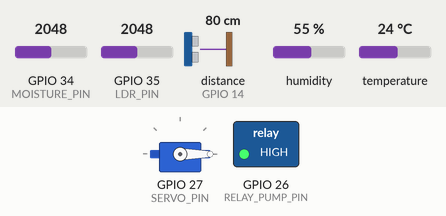
Recording of a sketch running on a simulated ESP32. On the bench: servo, switched loads named in the sketch (green lamp = pin HIGH). Wiring (inferred from the names in the program): ultrasonic range finder: trigger GPIO 12; echo GPIO 14. The inputs (shaded band) are chosen by the test bench; at power-on: temperature 24 °C, GPIO 34 (MOISTURE_PIN) = 2048, GPIO 35 (LDR_PIN) = 2048, distance to the obstacle (sensor on GPIO 14) 80 cm, humidity 55 %. The echo pulse lasts 58.3 µs per cm; WiFi joins after 1.5 s; servers stay silent unless stated; uploads are accepted with an empty reply; pins used as bus, display or sensor lines are not drawn; what the sketch prints to the serial monitor is not drawn.

Above: at 3.2 s.
3.3 s: temperature set to 29 °C
6.2 s: temperature set to 32 °C
At 11.5 s:
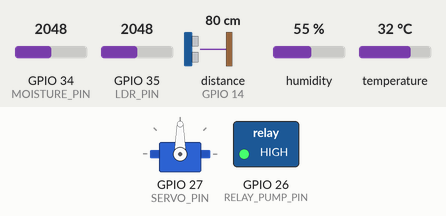
12.3 s: GPIO 34 (MOISTURE_PIN) set to 553
17.0 s: GPIO 34 (MOISTURE_PIN) set to 454
At 21.7 s:
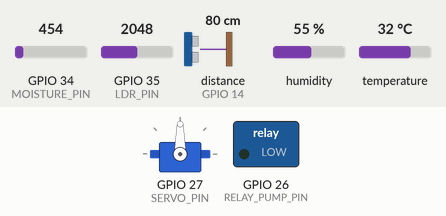
22.3 s: temperature set to 12 °C
At 26.4 s:
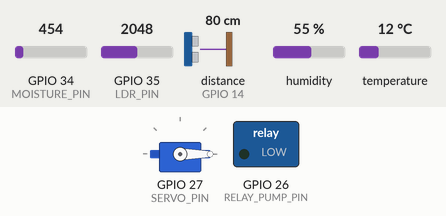
Timing chart, 0 to 27.9 s (numbered marks = the images above; inputs shaded):
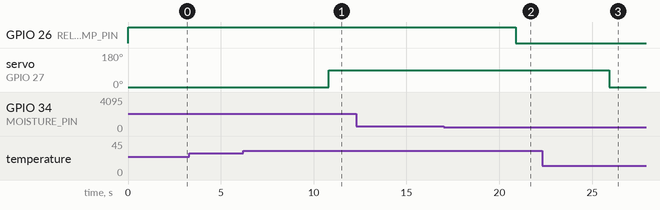

Measured:
- the behaviour switches between 30 and 31 °C on temperature (found by bisection; images 0 and 1)
- the behaviour switches between 500 and 499 on GPIO 34 (MOISTURE_PIN) (found by bisection; images 1 and 2)
- after the input at 3.3 s, every drawn part: stays the same
- after the input at 6.2 s, servo on GPIO 27 (SERVO_PIN): 0° → 90° after 4.6 s
- after the input at 12.3 s, every drawn part: stays the same
- after the input at 17.0 s, GPIO 26 (RELAY_PUMP_PIN): HIGH → LOW after 3.9 s
- after the input at 22.3 s, servo on GPIO 27 (SERVO_PIN): 90° → 0° after 3.6 s

The sketch:

esp32_greenhouse_complete.ino
```cpp
#include <WiFi.h>
#include <HTTPClient.h>
#include <ArduinoJson.h>
#include <DHT.h>
#include <ESP32Servo.h>
#include <WebSocketsClient.h>

// ========================================
// CONFIGURATION SETTINGS
// ========================================

// Wi-Fi credentials
const char* ssid = "Holdrine";
const char* password = "@Holdrine";

// Backend server configuration (UPDATE THESE FOR KOYEB DEPLOYMENT)
const char* backendHost = "10.139.38.63";  // Change to your Koyeb URL
const int backendPort = 3000;              // Change to your Koyeb port
const char* deviceId = "ESP32_GREENHOUSE_001";
const char* greenhouseId = "greenhouse-001";

// Authentication
const char* pincode = "123456";  // Secret auth key

// ========================================
// HARDWARE PIN DEFINITIONS
// ========================================

// Sensor pins
#define DHT_PIN 4
#define DHT_TYPE DHT11
#define MOISTURE_PIN 34   // Analog pin for soil moisture
#define LDR_PIN      35   // Analog pin for light sensor (LDR)
#define TRIG_PIN     12   // Ultrasonic sensor trigger
#define ECHO_PIN     14   // Ultrasonic sensor echo

// Actuator pins
#define RELAY_PUMP_PIN 26  // Water pump relay
#define SERVO_PIN 27       // Window servo motor

// ========================================
// SENSOR THRESHOLDS
// ========================================
int moistureThreshold = 500;    // Below this = pump ON
int lightThreshold = 2000;      // Below this = window OPEN
float tempThreshold = 30.0;     // Above this = window OPEN

// ========================================
// GLOBAL VARIABLES
// ========================================
DHT dht(DHT_PIN, DHT_TYPE);
Servo windowServo;
WebSocketsClient webSocket;

// Device states
bool pumpState = false;         // false = OFF, true = ON
bool windowState = false;       // false = CLOSED, true = OPEN
bool autoMode = true;           // Automatic control enabled
bool pumpAutoMode = true;       // Pump auto control
bool windowAutoMode = true;     // Window auto control

// Timing variables
unsigned long lastSensorRead = 0;
unsigned long lastDataSend = 0;
unsigned long lastControlCheck = 0;
const unsigned long SENSOR_INTERVAL = 2000;    // Read sensors every 2 seconds
const unsigned long DATA_SEND_INTERVAL = 10000; // Send data every 10 seconds
const unsigned long CONTROL_CHECK_INTERVAL = 5000; // Check for commands every 5 seconds

// Current sensor readings
float temperature = 0.0;
float humidity = 0.0;
int soilMoisture = 0;
int lightLevel = 0;
int waterLevel = 0;

// ========================================
// SETUP FUNCTION
// ========================================
void setup() {
  Serial.begin(115200);
  Serial.println("🌱 ESP32 Greenhouse Controller Starting...");

  // Initialize DHT sensor
  dht.begin();

  // Initialize ultrasonic sensor pins
  pinMode(TRIG_PIN, OUTPUT);
  pinMode(ECHO_PIN, INPUT);

  // Initialize relay pin
  pinMode(RELAY_PUMP_PIN, OUTPUT);
  digitalWrite(RELAY_PUMP_PIN, HIGH); // Relay OFF (HIGH = OFF for most relays)

  // Initialize servo
  windowServo.attach(SERVO_PIN);
  windowServo.write(0);  // Close window at startup

  Serial.println("🔧 Hardware initialized");

  // Connect to WiFi
  connectToWiFi();

  // Initialize WebSocket connection for real-time control
  initWebSocket();

  Serial.println("✅ ESP32 Greenhouse Controller Ready!");
  Serial.println("📊 Starting sensor monitoring...");
}

// ========================================
// MAIN LOOP
// ========================================
void loop() {
  unsigned long currentTime = millis();

  // Handle WebSocket events
  webSocket.loop();

  // Read sensors periodically
  if (currentTime - lastSensorRead >= SENSOR_INTERVAL) {
    readAllSensors();
    lastSensorRead = currentTime;
  }

  // Automatic device control (if enabled)
  if (autoMode && (currentTime - lastControlCheck >= CONTROL_CHECK_INTERVAL)) {
    automaticDeviceControl();
    lastControlCheck = currentTime;
  }

  // Send data to backend periodically
  if (currentTime - lastDataSend >= DATA_SEND_INTERVAL) {
    sendSensorDataToBackend();
    sendDeviceStatusToBackend();
    lastDataSend = currentTime;
  }

  delay(100); // Small delay to prevent overwhelming the system
}

// ========================================
// WIFI CONNECTION
// ========================================
void connectToWiFi() {
  WiFi.begin(ssid, password);
  Serial.print("🔗 Connecting to WiFi");

  int attempts = 0;
  while (WiFi.status() != WL_CONNECTED && attempts < 30) {
    delay(1000);
    Serial.print(".");
    attempts++;
  }

  if (WiFi.status() == WL_CONNECTED) {
    Serial.println();
    Serial.println("✅ WiFi Connected!");
    Serial.print("📡 IP Address: ");
    Serial.println(WiFi.localIP());
  } else {
    Serial.println();
    Serial.println("❌ WiFi Connection Failed!");
  }
}

// ========================================
// WEBSOCKET INITIALIZATION
// ========================================
void initWebSocket() {
  webSocket.begin(backendHost, backendPort, "/socket.io/?EIO=4&transport=websocket");
  webSocket.onEvent(webSocketEvent);
  webSocket.setReconnectInterval(5000);
  Serial.println("🔌 WebSocket initialized");
}

// ========================================
// WEBSOCKET EVENT HANDLER
// ========================================
void webSocketEvent(WStype_t type, uint8_t * payload, size_t length) {
  switch(type) {
    case WStype_DISCONNECTED:
      Serial.println("🔌 WebSocket Disconnected");
      break;

    case WStype_CONNECTED:
      Serial.printf("🔌 WebSocket Connected to: %s\n", payload);
      // Join greenhouse room
      webSocket.sendTXT("{\"type\":\"join\",\"room\":\"greenhouse-" + String(greenhouseId) + "\"}");
      break;

    case WStype_TEXT:
      Serial.printf("📨 Received: %s\n", payload);
      handleWebSocketMessage((char*)payload);
      break;

    default:
      break;
  }
}

// ========================================
// HANDLE WEBSOCKET MESSAGES (DEVICE CONTROL)
// ========================================
void handleWebSocketMessage(String message) {
  DynamicJsonDocument doc(1024);
  deserializeJson(doc, message);

  if (doc.containsKey("type") && doc["type"] == "deviceControl") {
    String deviceIdStr = doc["deviceId"];
    String action = doc["action"];

    Serial.println("🎛️ Device Control Command Received:");
    Serial.println("Device: " + deviceIdStr);
    Serial.println("Action: " + action);

    // Handle water pump control
    if (deviceIdStr == "WATER_PUMP_001") {
      if (action == "turn_on") {
        controlWaterPump(true);
        pumpAutoMode = false; // Disable auto mode when manually controlled
      } else if (action == "turn_off") {
        controlWaterPump(false);
        pumpAutoMode = false;
      } else if (action == "toggle") {
        controlWaterPump(!pumpState);
        pumpAutoMode = false;
      } else if (action == "set_auto_mode") {
        pumpAutoMode = doc["autoMode"];
        Serial.println("💧 Pump auto mode: " + String(pumpAutoMode ? "ON" : "OFF"));
      }
    }

    // Handle window servo control
    else if (deviceIdStr == "WINDOW_SERVO_001") {
      if (action == "open") {
        controlWindow(true);
        windowAutoMode = false; // Disable auto mode when manually controlled
      } else if (action == "close") {
        controlWindow(false);
        windowAutoMode = false;
      } else if (action == "toggle") {
        controlWindow(!windowState);
        windowAutoMode = false;
      } else if (action == "set_auto_mode") {
        windowAutoMode = doc["autoMode"];
        Serial.println("🪟 Window auto mode: " + String(windowAutoMode ? "ON" : "OFF"));
      }
    }

    // Send immediate status update
    sendDeviceStatusToBackend();
  }
}

// ========================================
// SENSOR READING FUNCTIONS
// ========================================
void readAllSensors() {
  // Read DHT11 sensor
  temperature = dht.readTemperature();
  humidity = dht.readHumidity();

  // Read analog sensors
  soilMoisture = analogRead(MOISTURE_PIN);
  lightLevel = analogRead(LDR_PIN);

  // Read ultrasonic sensor (water level)
  waterLevel = readUltrasonic();

  // Handle sensor errors
  if (isnan(temperature) || isnan(humidity)) {
    Serial.println("⚠️ DHT sensor error!");
    temperature = 0.0;
    humidity = 0.0;
  }

  // Print sensor readings
  Serial.println("📊 Sensor Readings:");
  Serial.printf("🌡️  Temperature: %.1f°C\n", temperature);
  Serial.printf("💧 Humidity: %.1f%%\n", humidity);
  Serial.printf("🌱 Soil Moisture: %d\n", soilMoisture);
  Serial.printf("☀️  Light Level: %d\n", lightLevel);
  Serial.printf("🚰 Water Level: %d cm\n", waterLevel);
}

int readUltrasonic() {
  digitalWrite(TRIG_PIN, LOW);
  delayMicroseconds(2);
  digitalWrite(TRIG_PIN, HIGH);
  delayMicroseconds(10);
  digitalWrite(TRIG_PIN, LOW);

  long duration = pulseIn(ECHO_PIN, HIGH, 30000); // 30ms timeout
  if (duration == 0) return -1; // Timeout or error

  int distance = duration * 0.034 / 2;
  return distance > 0 ? distance : -1;
}

// ========================================
// AUTOMATIC DEVICE CONTROL
// ========================================
void automaticDeviceControl() {
  // Automatic water pump control
  if (pumpAutoMode) {
    if (soilMoisture < moistureThreshold && !pumpState) {
      Serial.println("💧 Auto: Starting water pump (soil moisture low)");
      controlWaterPump(true);
    } else if (soilMoisture >= (moistureThreshold + 100) && pumpState) {
      Serial.println("💧 Auto: Stopping water pump (soil moisture OK)");
      controlWaterPump(false);
    }
  }

  // Automatic window control
  if (windowAutoMode) {
    bool shouldOpenWindow = (temperature > tempThreshold) || (lightLevel < lightThreshold);

    if (shouldOpenWindow && !windowState) {
      Serial.println("🪟 Auto: Opening window (temp high or light low)");
      controlWindow(true);
    } else if (!shouldOpenWindow && windowState) {
      Serial.println("🪟 Auto: Closing window (conditions normal)");
      controlWindow(false);
    }
  }
}

// ========================================
// DEVICE CONTROL FUNCTIONS
// ========================================
void controlWaterPump(bool turnOn) {
  pumpState = turnOn;
  digitalWrite(RELAY_PUMP_PIN, turnOn ? LOW : HIGH); // LOW = ON, HIGH = OFF

  Serial.println("💧 Water Pump: " + String(turnOn ? "ON" : "OFF"));
}

void controlWindow(bool open) {
  windowState = open;
  windowServo.write(open ? 90 : 0); // 90° = open, 0° = closed

  Serial.println("🪟 Window: " + String(open ? "OPEN" : "CLOSED"));
  delay(1000); // Give servo time to move
}

// ========================================
// BACKEND COMMUNICATION
// ========================================
void sendSensorDataToBackend() {
  if (WiFi.status() != WL_CONNECTED) {
    Serial.println("❌ WiFi not connected, skipping data send");
    return;
  }

  HTTPClient http;
  String url = "http://" + String(backendHost) + ":" + String(backendPort) + "/api/iot";

  http.begin(url);
  http.addHeader("Content-Type", "application/json");

  // Create JSON payload matching your backend API
  DynamicJsonDocument doc(1024);
  doc["deviceId"] = deviceId;
  doc["greenhouseId"] = greenhouseId;
  doc["pincode"] = pincode;
  doc["temperature"] = temperature;
  doc["humidity"] = humidity;
  doc["soilMoisture"] = soilMoisture;
  doc["lightIntensity"] = lightLevel;
  doc["waterLevel"] = waterLevel;
  doc["timestamp"] = millis();

  String jsonString;
  serializeJson(doc, jsonString);

  int httpResponseCode = http.POST(jsonString);

  if (httpResponseCode > 0) {
    String response = http.getString();
    Serial.println("✅ Sensor data sent successfully");
    Serial.println("Response: " + response);
  } else {
    Serial.println("❌ Error sending sensor data: " + String(httpResponseCode));
  }

  http.end();
}

void sendDeviceStatusToBackend() {
  if (WiFi.status() != WL_CONNECTED) {
    return;
  }

  HTTPClient http;

  // Update water pump status
  String pumpUrl = "http://" + String(backendHost) + ":" + String(backendPort) + "/api/iot/device-status";
  http.begin(pumpUrl);
  http.addHeader("Content-Type", "application/json");

  DynamicJsonDocument pumpDoc(512);
  pumpDoc["deviceId"] = "WATER_PUMP_001";
  pumpDoc["status"] = pumpState ? "ON" : "OFF";
  pumpDoc["autoMode"] = pumpAutoMode;
  pumpDoc["greenhouseId"] = greenhouseId;

  String pumpJson;
  serializeJson(pumpDoc, pumpJson);

  http.POST(pumpJson);
  http.end();

  // Update window status
  String windowUrl = "http://" + String(backendHost) + ":" + String(backendPort) + "/api/iot/device-status";
  http.begin(windowUrl);
  http.addHeader("Content-Type", "application/json");

  DynamicJsonDocument windowDoc(512);
  windowDoc["deviceId"] = "WINDOW_SERVO_001";
  windowDoc["status"] = windowState ? "OPEN" : "CLOSED";
  windowDoc["autoMode"] = windowAutoMode;
  windowDoc["greenhouseId"] = greenhouseId;

  String windowJson;
  serializeJson(windowDoc, windowJson);

  http.POST(windowJson);
  http.end();

  Serial.println("📤 Device status updated: Pump=" + String(pumpState ? "ON" : "OFF") +
                 ", Window=" + String(windowState ? "OPEN" : "CLOSED"));
}

// ========================================
// UTILITY FUNCTIONS
// ========================================
void printSystemStatus() {
  Serial.println("=== SYSTEM STATUS ===");
  Serial.println("WiFi: " + String(WiFi.status() == WL_CONNECTED ? "Connected" : "Disconnected"));
  Serial.println("Pump: " + String(pumpState ? "ON" : "OFF") + " (Auto: " + String(pumpAutoMode ? "ON" : "OFF") + ")");
  Serial.println("Window: " + String(windowState ? "OPEN" : "CLOSED") + " (Auto: " + String(windowAutoMode ? "ON" : "OFF") + ")");
  Serial.printf("Temp: %.1f°C, Humidity: %.1f%%, Moisture: %d, Light: %d\n",
                temperature, humidity, soilMoisture, lightLevel);
  Serial.println("====================");
}
```
